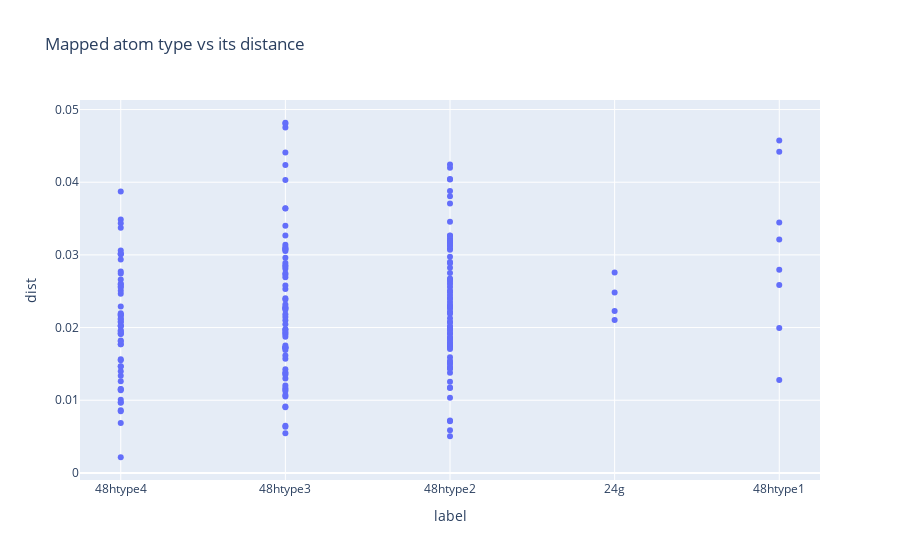

Here is the notebook cell this chart was saved with:
### Code cell
df = plot_mapped_label_vs_dist_and_histogram(file_loc_important_cols, litype, category_data = "mapping", el = "Li")

### Figure 1 — Plotly figure (JSON) as saved in the notebook; plotly's stock layout.template omitted (floating-point values rounded to 4 significant figures; data arrays with more than 128 entries replaced by an {"elided": "..."} marker saying what was removed)
{"data": [{"hovertemplate": "label=%{x}<br>dist=%{y}<extra></extra>", "legendgroup": "", "marker": {"color": "#636efa", "symbol": "circle"}, "mode": "markers", "name": "", "orientation": "v", "showlegend": false, "type": "scatter", "x": {"elided": "213 str values"}, "xaxis": "x", "y": {"elided": "213 float values"}, "yaxis": "y"}], "layout": {"legend": {"tracegroupgap": 0}, "title": {"text": "Mapped atom type vs its distance"}, "xaxis": {"anchor": "y", "domain": [0, 1], "title": {"text": "label"}}, "yaxis": {"anchor": "x", "domain": [0, 1], "title": {"text": "dist"}}}}
